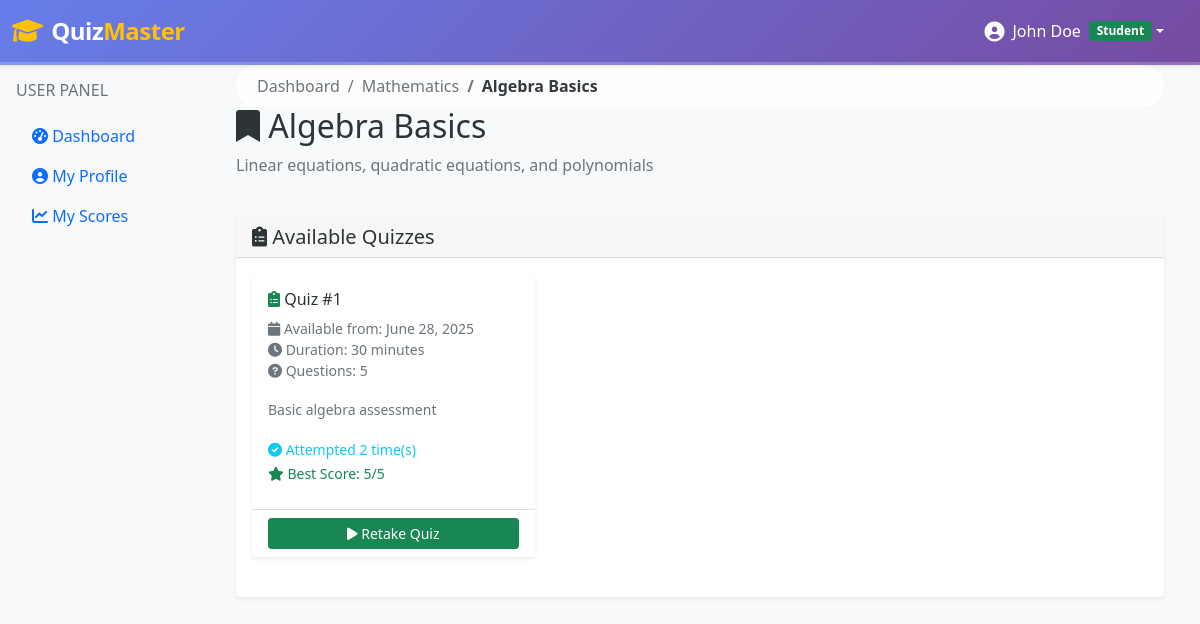
Page /user/chapter/1/quizzes (signed in) on the committed database.
### models/subject.py (models this page shows, shortened)
class Subject(db.Model):
    id = db.Column(db.Integer, primary_key=True)
    name = db.Column(db.String(100), nullable=False)
    description = db.Column(db.Text)
    created_at = db.Column(db.DateTime, default=datetime.utcnow)
    chapters = db.relationship('Chapter', backref='subject', lazy=True, cascade='all, delete-orphan')

### models/chapter.py (models this page shows, shortened)
class Chapter(db.Model):
    id = db.Column(db.Integer, primary_key=True)
    name = db.Column(db.String(100), nullable=False)
    description = db.Column(db.Text)
    subject_id = db.Column(db.Integer, db.ForeignKey('subject.id'), nullable=False)
    created_at = db.Column(db.DateTime, default=datetime.utcnow)
    quizzes = db.relationship('Quiz', backref='chapter', lazy=True, cascade='all, delete-orphan')

### models/quiz.py (models this page shows, shortened)
class Quiz(db.Model):
    id = db.Column(db.Integer, primary_key=True)
    chapter_id = db.Column(db.Integer, db.ForeignKey('chapter.id'), nullable=False)
    date_of_quiz = db.Column(db.Date, nullable=False)
    time_duration = db.Column(db.Integer, nullable=False)  # Duration in minutes
    remarks = db.Column(db.Text)
    created_at = db.Column(db.DateTime, default=datetime.utcnow)
    questions = db.relationship('Question', backref='quiz', lazy=True, cascade='all, delete-orphan')
    scores = db.relationship('Score', backref='quiz', lazy=True, cascade='all, delete-orphan')

### models/score.py (models this page shows, shortened)
class Score(db.Model):
    id = db.Column(db.Integer, primary_key=True)
    quiz_id = db.Column(db.Integer, db.ForeignKey('quiz.id'), nullable=False)
    user_id = db.Column(db.Integer, db.ForeignKey('user.id'), nullable=False)
    time_stamp_of_attempt = db.Column(db.DateTime, default=datetime.utcnow)
    total_scored = db.Column(db.Integer, nullable=False)
    total_questions = db.Column(db.Integer, nullable=False)

### controllers/user.py (the view)
    def decorated_function(*args, **kwargs):
        if not is_logged_in() or is_admin():
            flash('Access denied', 'error')
            return redirect(url_for('auth.login'))
        return f(*args, **kwargs)

### controllers/user.py (called while the page is built)
def is_logged_in():
    return 'user_id' in session

def is_admin():
    return session.get('is_admin', False)

def user_required(f):
    def decorated_function(*args, **kwargs):
        if not is_logged_in() or is_admin():
            flash('Access denied', 'error')
            return redirect(url_for('auth.login'))
        return f(*args, **kwargs)
    decorated_function.__name__ = f.__name__
    return decorated_function

@user_bp.route('/chapter/<int:chapter_id>/quizzes')
@user_required
def chapter_quizzes(chapter_id):
    chapter = Chapter.query.get_or_404(chapter_id)
    quizzes = Quiz.query.filter_by(chapter_id=chapter_id).all()
    return render_template('user/chapter_quizzes.html', chapter=chapter, quizzes=quizzes)

### templates/user/chapter_quizzes.html (shortened to what this page needs)
{% extends "base.html" %}
{% block content %}
<div class="container-fluid">
    <div class="row mb-4">
        <div class="col-12">
            <nav aria-label="breadcrumb">
                <ol class="breadcrumb">
                    <li class="breadcrumb-item"><a href="{{ url_for('user.dashboard') }}">Dashboard</a></li>
                    <li class="breadcrumb-item"><a href="{{ url_for('user.subject_chapters', subject_id=chapter.subject.id) }}">{{ chapter.subject.name }}</a></li>
                    <li class="breadcrumb-item active">{{ chapter.name }}</li>
                </ol>
            </nav>
            <h2><i class="fas fa-bookmark"></i> {{ chapter.name }}</h2>
            <p class="text-muted">{{ chapter.description or "Take quizzes to test your knowledge" }}</p>
        </div>
    </div>
    <div class="row">
        <div class="col-12">
            <div class="card">
                <div class="card-header">
                    <h5 class="mb-0"><i class="fas fa-clipboard-list"></i> Available Quizzes</h5>
                </div>
                <div class="card-body">
                    {% if quizzes %}
                        <div class="row">
                            {% for quiz in quizzes %}
                                <div class="col-md-6 col-lg-4 mb-4">
                                    <div class="card h-100 border-success">
                                        <div class="card-body">
                                            <h6 class="card-title">
                                                <i class="fas fa-clipboard-list text-success"></i>
                                                Quiz #{{ quiz.id }}
                                            </h6>
                                            <div class="mb-3">
                                                <small class="text-muted d-block">
                                                    <i class="fas fa-calendar"></i>
                                                    Available from: {{ quiz.date_of_quiz.strftime('%B %d, %Y') }}
                                                </small>
                                                <small class="text-muted d-block">
                                                    <i class="fas fa-clock"></i>
                                                    Duration: {{ quiz.time_duration }} minutes
                                                </small>
                                                <small class="text-muted d-block">
                                                    <i class="fas fa-question-circle"></i>
                                                    Questions: {{ quiz.questions|length }}
                                                </small>
                                            </div>
                                            {% if quiz.remarks %}
                                                <p class="card-text">
                                                    <small class="text-muted">{{ quiz.remarks }}</small>
                                                </p>
                                            {% endif %}
                                            {% set user_attempts = quiz.scores|selectattr('user_id', 'equalto', session.user_id)|list %}
                                            {% if user_attempts %}
                                                <div class="mb-2">
                                                    <small class="text-info">
                                                        <i class="fas fa-check-circle"></i>
                                                        Attempted {{ user_attempts|length }} time(s)
                                                    </small>
                                                    <br>
                                                    {% set best_score = user_attempts|max(attribute='total_scored') %}
                                                    <small class="text-success">
                                                        <i class="fas fa-star"></i>
                                                        Best Score: {{ best_score.total_scored }}/{{ best_score.total_questions }}
                                                    </small>
                                                </div>
                                            {% endif %}
                                        </div>
                                        <div class="card-footer bg-transparent">
                                            {% if quiz.questions|length > 0 %}
                                                <a href="{{ url_for('user.start_quiz', quiz_id=quiz.id) }}"
                                                   class="btn btn-success btn-sm w-100"
                                                   onclick="return confirm('Are you ready to start the quiz? You will have {{ quiz.time_duration }} minutes to complete it.')">
                                                    <i class="fas fa-play"></i>
                                                    {% if user_attempts %}Retake Quiz{% else %}Start Quiz{% endif %}
                                                </a>
                                            {% else %}
                                                <button class="btn btn-secondary btn-sm w-100" disabled>
                                                    <i class="fas fa-exclamation-circle"></i> No Questions Available
                                                </button>
                                            {% endif %}
                                        </div>
                                    </div>
                                </div>
                            {% endfor %}
                        </div>
                    {% endif %}
                </div>
            </div>
        </div>
    </div>
</div>
{% endblock %}

### static/css/style.css (style rules this page uses)
body { background-color: #f8f9fa; }
.card { border: none; box-shadow: 0 0.125rem 0.25rem rgba(0, 0, 0, 0.075); transition: box-shadow 0.15s ease-in-out; position: relative; z-index: 1; }
.breadcrumb { background: rgba(255, 255, 255, 0.8); border-radius: 25px; padding: 8px 20px; margin-bottom: 0; backdrop-filter: blur(10px); border: 1px solid rgba(255, 255, 255, 0.2); }
.breadcrumb-item a { color: #6c757d; text-decoration: none; transition: color 0.3s ease; }
.breadcrumb-item.active { color: #343a40; font-weight: 600; }
* { transition: color 0.3s ease, background-color 0.3s ease, transform 0.3s ease, box-shadow 0.3s ease; }
h1, h2, h3, h4, h5, h6 { color: #2d3436 !important; }
.card-title { color: #2d3436 !important; }

### rows in the picture
Subject: subject.name "Mathematics"
Chapter: name "Algebra Basics", description "Linear equations, quadratic equations, and polynomials"
Quiz: id "1", date_of_quiz "June 28, 2025", time_duration "30", questions|length "5", remarks "Basic algebra assessment", user_attempts "2"
Score: total_scored "5", total_questions "5"

### other values in the picture
{{ session.full_name }} "John Doe"
